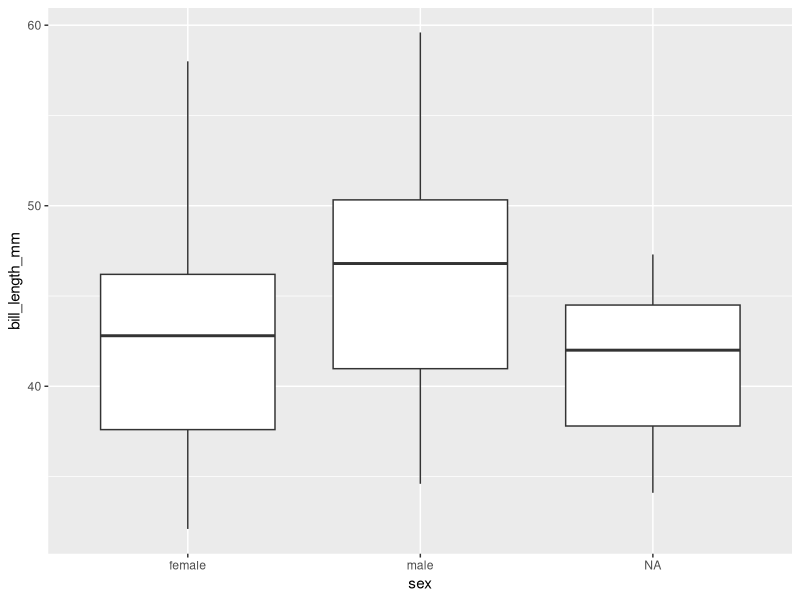
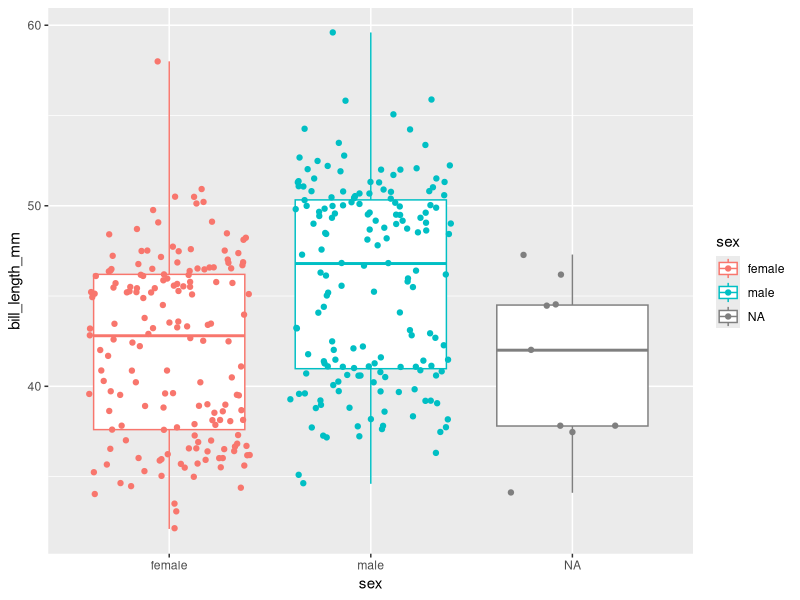
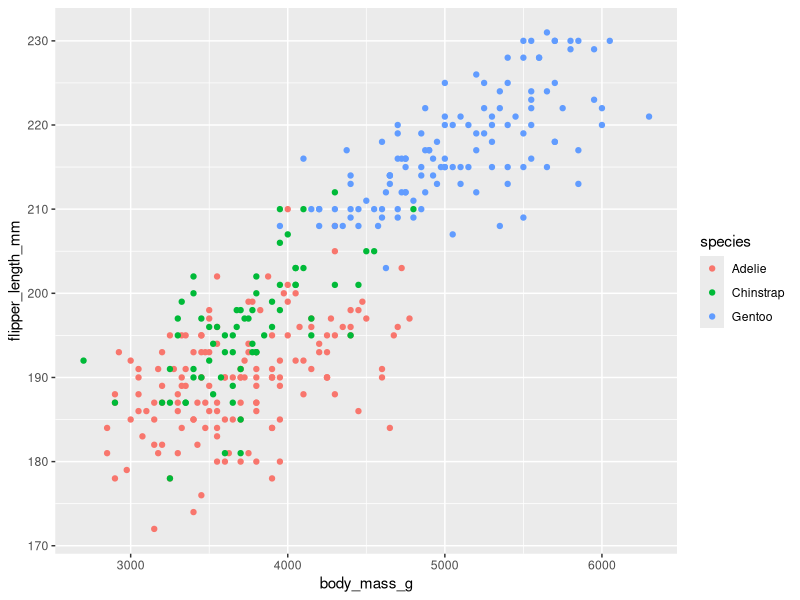
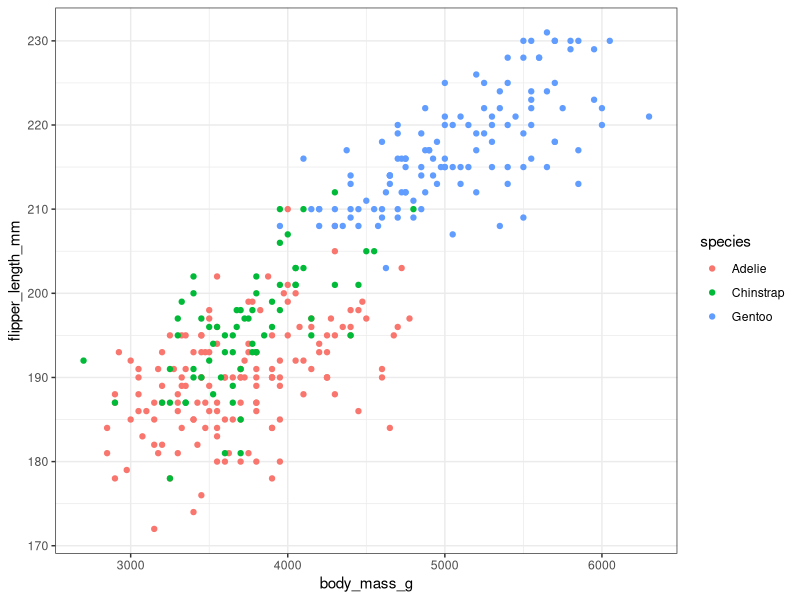
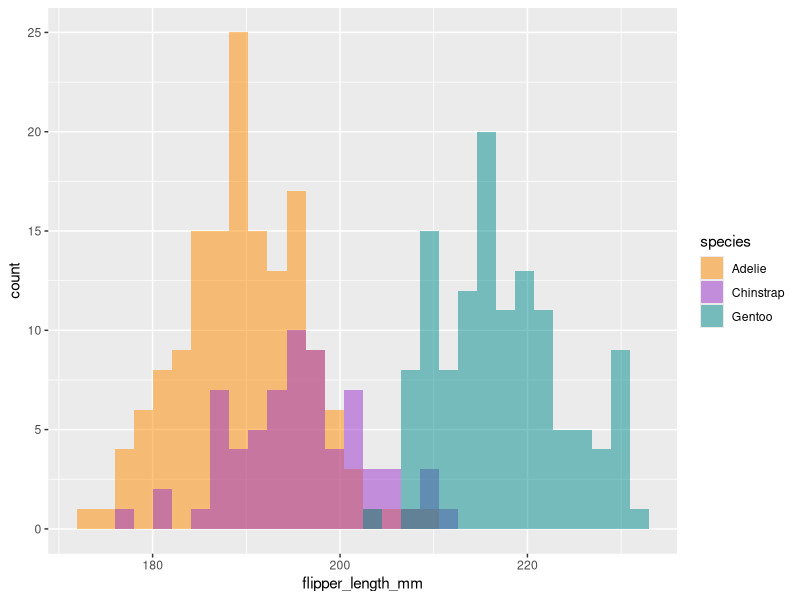
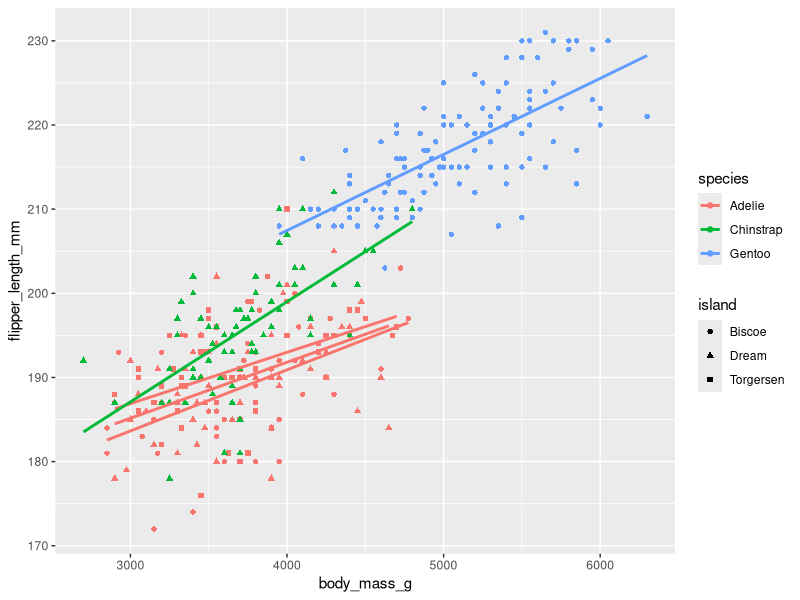
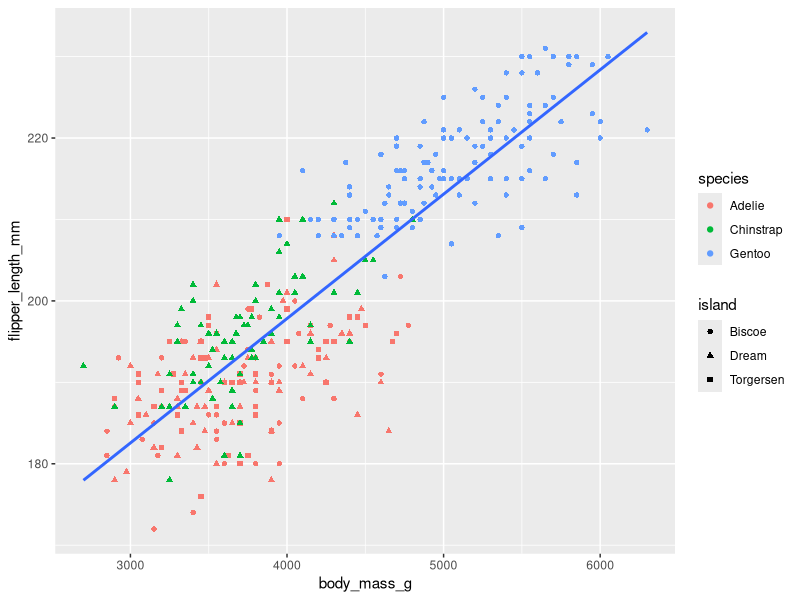

Write the R code that produced these figures, in order.
## ---- chunk 1
library(tidyverse)
library(palmerpenguins)
## ---- chunk 2
#last inn data
penguins <- palmerpenguins::penguins

#base R
head(penguins)

# Tidy
penguins %>% 
  head()

## ---- chunk 3

#Base R
mean(penguins$body_mass_g, na.rm=T)

# Summarise funksjonen
summarise(penguins, mean_bmg=mean(body_mass_g, na.rm=T))

# Gir samme svar som
penguins %>% 
  summarise(mean_bmg_pipe = mean(body_mass_g, na.rm = T))
## ---- chunk 4
#Øvelse: Lag en dplyr kode som finner minimum av nebblengde (bill_length_mm)

penguins %>% summarise(min_nebb = min(bill_length_mm, na.rm=TRUE))

## ---- chunk 5

#Tar bort de som mangler body mass måling
penguins %>% 
  filter(!is.na(body_mass_g)) %>%
  summarise(mean_bmg = mean(body_mass_g))

# Kan legge på flere filtreringer
# f.eks bare se på damepingviner fra Biscoe
penguins %>% 
  filter(!is.na(body_mass_g),
         sex=="female",
         island=="Biscoe") %>%
  summarise(mean_bmg = mean(body_mass_g))

## Bruke %in% til å velge bare øyene Biscoe og Dream
penguins %>%
  filter(island %in% c("Biscoe","Dream"))%>%
  head()
## ---- chunk 6

#Bruk select til å beholde variabler og sortere etter tyngde
penguins %>%
  select(species, island, body_mass_g)%>%
  arrange(body_mass_g)%>%
  head()

# Bruk sammen med ends_with() til å velge alle lengdevariablene
penguins %>%
  select(species, ends_with("mm"))

#Kombiner og assign (lagre til) ny dataframe
penguins_dream <- penguins %>%
  filter(island=="Dream",
         bill_length_mm<200)%>%
  select(species, island, bill_length_mm, body_mass_g)

head(penguins_dream)
## ---- chunk 7
#ØVELSE: Lage et datasett uten NA for bill_length OG kjønn?
penguins_filt <- penguins %>%
  filter(!is.na(bill_length_mm))

## ---- chunk 8
penguins_filt <- penguins_filt %>%
  mutate(pBMI = body_mass_g/flipper_length_mm)

# hvordan ser denne variabelen ut?
penguins_filt %>%
  summarise(mean=mean(pBMI),
            sd=sd(pBMI),
            min=min(pBMI),
            max=max(pBMI)
            )
## ---- chunk 9
# Count penguins for each species and island
penguins %>%
  count(species, island)

## ---- chunk 10

#summarise funksjonen oppsummerer data. Her totalt antall pingviner, og gjennomsnitt neddlengde og -dybde.
penguins %>%
  summarise(n=n(),
            mean_bl = mean(bill_length_mm, na.rm = T),
            mean_bd = mean(bill_depth_mm, na.rm = T)
            )

# Eller bare samme funksjon sammen med across(), her mean(), på alle variabler som slutter på "mm"
penguins_filt %>%
  summarise(across(ends_with("mm"), mean))


# Kan legge inn gruppering med group_by() for å få gruppevis oppsummering
penguins_filt %>%
  group_by(island)%>%
  summarise(across(ends_with("mm"), mean))
## ---- chunk 11
# Basic boxplot
penguins_filt %>%
  ggplot(aes(x=sex, 
             y=bill_length_mm))+
  geom_boxplot()

# Basic boxplot men vi vil ha med data som points (geom_jitter()) og farger (color i aes())
penguins_filt %>%
  ggplot(aes(x=sex, 
             y=bill_length_mm, 
             color=sex))+
  geom_boxplot()+
  geom_jitter()

# Scatterplot, legger til farger i aes()
penguins_filt %>%
  ggplot(aes(x=body_mass_g, 
             y=flipper_length_mm, 
             color=species))+
  geom_point()

# Legger til "theme" for å modifisere utseende
penguins_filt %>%
  ggplot(aes(x=body_mass_g, 
             y=flipper_length_mm, 
             color=species))+
  geom_point()+
  theme_bw()
## ---- chunk 12


## ---- chunk 13
# Histogram example: flipper length by species 
penguins_filt %>%
  ggplot(aes(x = flipper_length_mm)) +   
  geom_histogram(aes(fill = species), 
                 alpha = 0.5, 
                 position = "identity") +  
  scale_fill_manual(values = c("darkorange","darkorchid","cyan4"))
## ---- chunk 14

penguins_filt %>%
  ggplot(aes(x=body_mass_g, y=flipper_length_mm
             , colour = species
             ,shape=island
))+
  geom_point()+
  geom_smooth(method = "lm", se = FALSE)
## ---- chunk 15
penguins_filt %>% 
  ggplot(aes(x=body_mass_g, y=flipper_length_mm))+
  geom_point(mapping = aes(colour = species ,shape=island ))+ 
  geom_smooth(method = "lm", se = FALSE)
